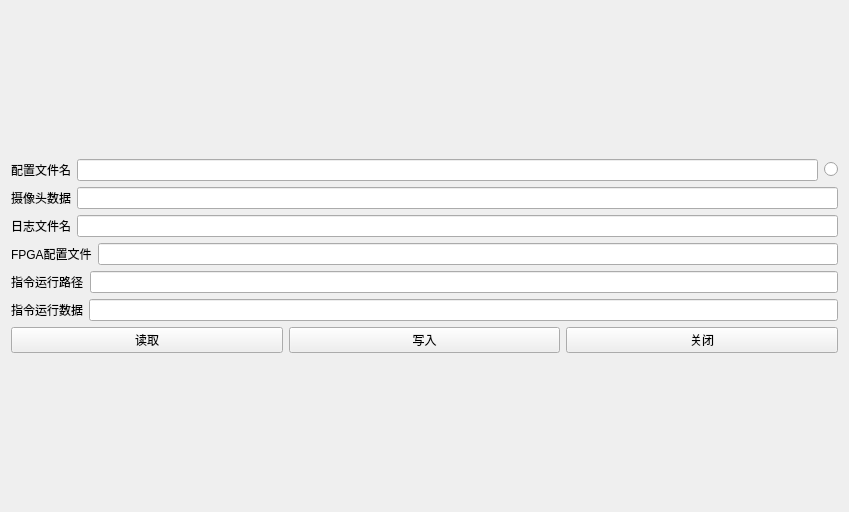
<?xml version="1.0" encoding="UTF-8"?>
<ui version="4.0">
 <class>file_mdle</class>
 <widget class="QWidget" name="file_mdle">
  <property name="geometry">
   <rect>
    <x>0</x>
    <y>0</y>
    <width>849</width>
    <height>512</height>
   </rect>
  </property>
  <property name="windowTitle">
   <string>Form</string>
  </property>
  <layout class="QVBoxLayout" name="verticalLayout_2">
   <item>
    <layout class="QVBoxLayout" name="verticalLayout">
     <item>
      <layout class="QHBoxLayout" name="horizontalLayout_2">
       <item>
        <widget class="QLabel" name="label_2">
         <property name="text">
          <string>配置文件名</string>
         </property>
        </widget>
       </item>
       <item>
        <widget class="QLineEdit" name="ui_file_ini">
         <property name="styleSheet">
          <string notr="true"/>
         </property>
        </widget>
       </item>
       <item>
        <widget class="QRadioButton" name="ui_file_ini_state">
         <property name="text">
          <string/>
         </property>
        </widget>
       </item>
      </layout>
     </item>
     <item>
      <layout class="QHBoxLayout" name="horizontalLayout_3">
       <item>
        <widget class="QLabel" name="label">
         <property name="text">
          <string>摄像头数据</string>
         </property>
        </widget>
       </item>
       <item>
        <widget class="QLineEdit" name="ui_dir_camera"/>
       </item>
      </layout>
     </item>
     <item>
      <layout class="QHBoxLayout" name="horizontalLayout_4">
       <item>
        <widget class="QLabel" name="label_3">
         <property name="text">
          <string>日志文件名</string>
         </property>
        </widget>
       </item>
       <item>
        <widget class="QLineEdit" name="ui_log_file"/>
       </item>
      </layout>
     </item>
     <item>
      <layout class="QHBoxLayout" name="horizontalLayout_9">
       <item>
        <widget class="QLabel" name="label_7">
         <property name="text">
          <string>FPGA配置文件</string>
         </property>
        </widget>
       </item>
       <item>
        <widget class="QLineEdit" name="ui_fpga_file"/>
       </item>
      </layout>
     </item>
     <item>
      <layout class="QHBoxLayout" name="horizontalLayout_10">
       <item>
        <widget class="QLabel" name="label_8">
         <property name="text">
          <string>指令运行路径</string>
         </property>
        </widget>
       </item>
       <item>
        <widget class="QLineEdit" name="ui_cmd_file"/>
       </item>
      </layout>
     </item>
     <item>
      <layout class="QHBoxLayout" name="horizontalLayout_11">
       <item>
        <widget class="QLabel" name="label_9">
         <property name="text">
          <string>指令运行数据</string>
         </property>
        </widget>
       </item>
       <item>
        <widget class="QLineEdit" name="ui_cmd_data"/>
       </item>
      </layout>
     </item>
     <item>
      <layout class="QHBoxLayout" name="horizontalLayout">
       <item>
        <widget class="QPushButton" name="ui_read_set">
         <property name="text">
          <string>读取</string>
         </property>
        </widget>
       </item>
       <item>
        <widget class="QPushButton" name="ui_write_set">
         <property name="text">
          <string>写入</string>
         </property>
        </widget>
       </item>
       <item>
        <widget class="QPushButton" name="pushButton">
         <property name="text">
          <string>关闭</string>
         </property>
        </widget>
       </item>
      </layout>
     </item>
    </layout>
   </item>
  </layout>
 </widget>
 <resources/>
 <connections/>
</ui>
